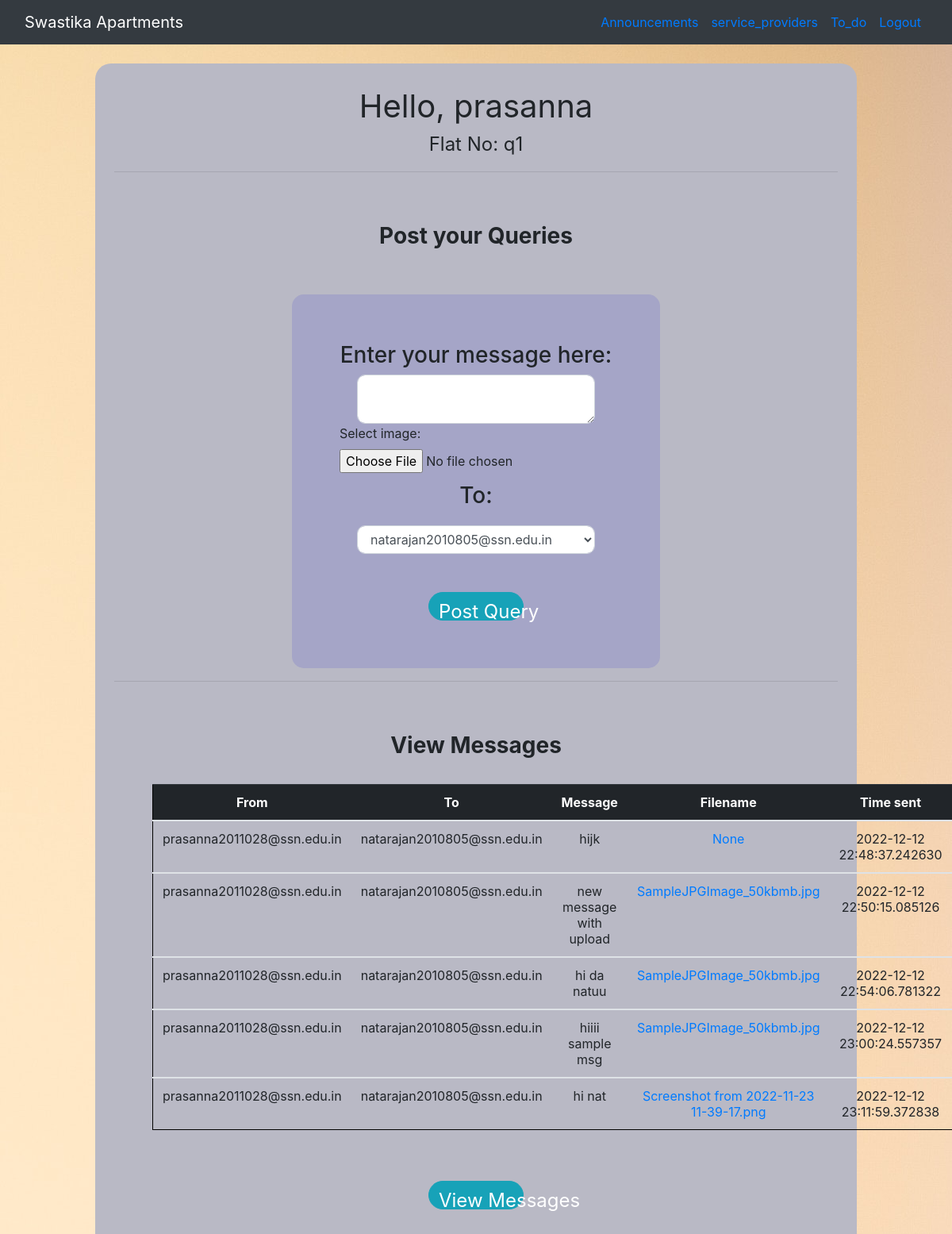
The app's page /tenent (signed in) with its own data.
### website/models.py (models this page shows)
class User(db.Model,UserMixin):
    id=db.Column(db.Integer,primary_key=True)
    email=db.Column(db.String(100),unique=True)
    password=db.Column(db.String(100))
    name=db.Column(db.String(100))
    username=db.Column(db.String(100))
    apno=db.Column(db.String(10))
    notes=db.relationship('Note')

class Note(db.Model):
    id=db.Column(db.Integer,primary_key=True)
    source=db.Column(db.String(100))
    dest=db.Column(db.String(100))
    data=db.Column(db.String(10000))
    filename=db.Column(db.String(20))
    raw_data=db.Column(db.LargeBinary)
    date=db.Column(db.DateTime(timezone=True),default=func.now())
    user_id=db.Column(db.Integer,db.ForeignKey('user.id'))

### website/auth.py (the view, shortened to what this page needs)
@auth.route("/tenent",methods=['POST','GET'])
@login_required
def tenent():
    users=User.query.filter().all()
    curr_msg = Note.query.filter().all()
    return render_template("tenent.html",user=current_user, email=users, curr_msg=curr_msg)

### website/templates/tenent.html (shortened to what this page needs)
<html lang="en">
<head>
    <link rel="stylesheet" href="https://cdn.jsdelivr.net/npm/bootstrap@4.0.0/dist/css/bootstrap.min.css">
    <link rel="stylesheet" href="{{url_for('static',filename='style_tenet.css')}}">
</head>
<body >
    <nav class="navbar navbar-expand-sm bg-dark">
        <div class="container-fluid">
          <li class="navbar-brand" style="color: white;">Swastika Apartments</li>
          <ul class="navbar-nav ml-auto">
            <li class="nav-item">
              <a class="nav-link" href="/announcements">Announcements</a>
            </li>
            <li class="nav-item">
              <a class="nav-link" href="/service">service_providers</a>
            </li>
            <li class="nav-item">
              <a class="nav-link" href="/todo">To_do</a>
            </li>
            <li class="nav-item">
              <a class="nav-link" href="/logout">Logout</a>
            </li>
          </ul>
        </div>
      </nav>
    <div style=" margin:2vw auto 2vw auto; background-color: rgb(185, 185, 197); padding: 2vw 2vw 2vw 2vw; width: fit-content; height: auto; width: 80%; border-radius: 20px;">
    <div class="text-center text-justify" >
        <div style="font-size:2.5rem; ;">Hello, {{ user.name }}</div>
        <div style="font-size:1.5rem ;">Flat No: {{ user.apno }}</div>
    <hr>
    </div>
    <div class="p-5">
        <h3 align="center" style="font-weight:bolder">Post your Queries</h3>
    </div>
    <form action="/tenent" method="POST" enctype="multipart/form-data" style="display:flex; margin:auto;flex-direction:column; width:fit-content; background-color:rgb(165, 165, 199); padding: 5vw 5vw 5vw 5vw; border-radius: 15px;">
      <div class="text-center text-justify" >
        <h3>Enter your message here:</h3>
      </div>
      <textarea name="notes" class="form-control" style="width: 25vw; border-radius: 10px;"></textarea>
      <label>Select image:</label>
      <input type="file" id="img" name="img" accept="image/*">
      <div class="text-center text-justify" style="padding: 1vw 0vw 1vw 0vw;">
        <h3>To:</h3>
      </div>
      <select name="dest" id="dest" class="form-control" style="width: 25vw; border-radius: 10px; height:3vw;">
        {% for i in email %}
          {% if i.id != user.id %}
          <option value="{{ i.email }}">{{ i.email }}</option>
          {% endif %}
        {% endfor %}
      </select>
      <div align="center" style="padding-top:2vw;">
        <br>
        <button type="submit" class="btn btn-info" style="height: 3vw; width:10vw; font-size:x-large; border-radius: 2rem;">Post Query</button>
      </div>
    </form>
    <hr>
    <div class="p-5">
      <h3 align="center" style="font-weight:bolder">View Messages</h3>
      <form action="/tenent" method="GET">
        <div align="center">
          <br>
            <table class="table">
              <thead class="table-dark">
            <tr>
              <th scope="col">From</th>
              <th scope="col">To</th>
              <th scope="col">Message</th>
              <th scope="col">Filename</th>
              <th scope="col">Time sent</th>
            </tr>
            </thead>
            <tbody>
            {% for i in curr_msg %}
              {% if i.source == user.email or i.dest == user.email %}
              <tr>
                <td>{{ i.source }}</td>
                <td>{{ i.dest }}</td>
                <td>{{ i.data }}</td>
                <td><a href="/download/{{ i.id }}">{{ i.filename }}</a></td>
                <td>{{ i.date }}</td>
              </tr>
              </tbody>
              {% endif %}
            {% endfor %}
          </table>
          <br>
          <br>
          <button type="submit" class="btn btn-info" style="height: 3vw; width:10vw; font-size:x-large; border-radius: 2rem;">View Messages</button>
        </div>
      </form>
    </div>
</div>
</body>
</html>

### website/static/style_tenet.css (style rules this page uses)
body { background-color: #D6E4E5; background-image: url("bg-1.jpg"); }
.form-control { width: 500px; display: block; margin-left: auto; margin-right: auto; }
table { border: 1px solid; border-color: black; padding-left: 50px; padding-right: 50px; }
tr,td { text-align: center; }

### records on screen
User: name "prasanna", apno "q1"
Note: source "prasanna2011028@ssn.edu.in", dest "natarajan2010805@ssn.edu.in", data "hijk", filename "None", date "2022-12-12 22:48:37.242630"
Note: source "prasanna2011028@ssn.edu.in", dest "natarajan2010805@ssn.edu.in", data "new message with upload", filename "SampleJPGImage_50kbmb.jpg", date "2022-12-12 22:50:15.085126"
Note: source "prasanna2011028@ssn.edu.in", dest "natarajan2010805@ssn.edu.in", data "hi da natuu", filename "SampleJPGImage_50kbmb.jpg", date "2022-12-12 22:54:06.781322"
Note: source "prasanna2011028@ssn.edu.in", dest "natarajan2010805@ssn.edu.in", data "hiiii sample msg", filename "SampleJPGImage_50kbmb.jpg", date "2022-12-12 23:00:24.557357"
Note: source "prasanna2011028@ssn.edu.in", dest "natarajan2010805@ssn.edu.in", data "hi nat", filename "Screenshot from 2022-11-23 11-39-17.png", date "2022-12-12 23:11:59.372838"

### other values on screen
form field dest "natarajan2010805@ssn.edu.in"
